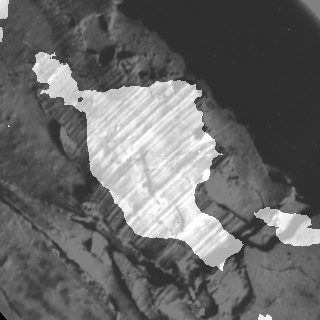
#> input picture material/doc/tutorials/gapi/anisotropic_segmentation/pics/result.jpg, 320 x 320 px
$ python anisotropic_image_segmentation.py --input ../../../../../doc/tutorials/gapi/anisotropic_segmentation/pics/result.jpg
#> lines starting #> are read from the running program, lines starting #| are printed output that depends on the picture; after the words box and inside, x2 and y2 are one past the last pixel; in counts of white or black regions, pixels touching at a corner belong together
#> further down, imgIn is the input picture: shape (320, 320); min 0, max 255, mean 105.4

import cv2 as cv
import numpy as np
import argparse

W = 52          # window size is WxW
C_Thr = 0.43    # threshold for coherency
LowThr = 35     # threshold1 for orientation, it ranges from 0 to 180
HighThr = 57    # threshold2 for orientation, it ranges from 0 to 180

## [calcGST]
## [calcJ_header]
## [calcGST_proto]
def calcGST(inputIMG, w):
## [calcGST_proto]
#> called with w = 52
    img = inputIMG.astype(np.float32)

    # GST components calculation (start)
    # J =  (J11 J12; J12 J22) - GST
    imgDiffX = cv.Sobel(img, cv.CV_32F, 1, 0, 3)
    imgDiffY = cv.Sobel(img, cv.CV_32F, 0, 1, 3)
    imgDiffXY = cv.multiply(imgDiffX, imgDiffY)
    ## [calcJ_header]

    imgDiffXX = cv.multiply(imgDiffX, imgDiffX)
    imgDiffYY = cv.multiply(imgDiffY, imgDiffY)

    J11 = cv.boxFilter(imgDiffXX, cv.CV_32F, (w,w))
    J22 = cv.boxFilter(imgDiffYY, cv.CV_32F, (w,w))
    J12 = cv.boxFilter(imgDiffXY, cv.CV_32F, (w,w))
    # GST components calculations (stop)

    # eigenvalue calculation (start)
    # lambda1 = J11 + J22 + sqrt((J11-J22)^2 + 4*J12^2)
    # lambda2 = J11 + J22 - sqrt((J11-J22)^2 + 4*J12^2)
    tmp1 = J11 + J22
    tmp2 = J11 - J22
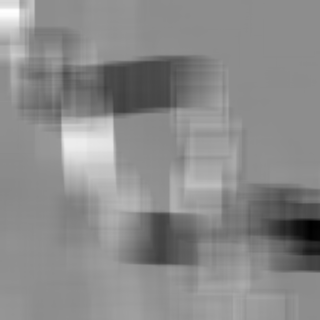
#> tmp2: shape (320, 320) float32; min -16246.1, max 13134.7, mean -270.2; drawn with min black and max white
    tmp2 = cv.multiply(tmp2, tmp2)
    tmp3 = cv.multiply(J12, J12)
    tmp4 = np.sqrt(tmp2 + 4.0 * tmp3)

    lambda1 = tmp1 + tmp4    # biggest eigenvalue
    lambda2 = tmp1 - tmp4    # smallest eigenvalue
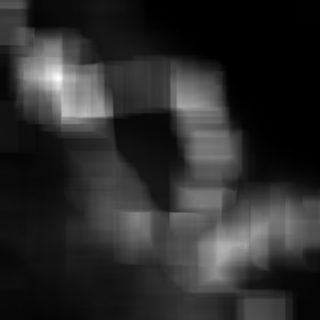
#> lambda2: shape (320, 320) float32; min 2.62, max 32061.3, mean 5567.5; drawn with min black and max white
    # eigenvalue calculation (stop)

    # Coherency calculation (start)
    # Coherency = (lambda1 - lambda2)/(lambda1 + lambda2)) - measure of anisotropism
    # Coherency is anisotropy degree (consistency of local orientation)
    imgCoherencyOut = cv.divide(lambda1 - lambda2, lambda1 + lambda2)
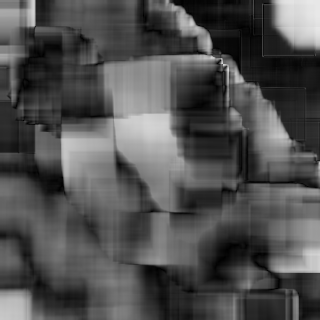
#> imgCoherencyOut: shape (320, 320) float32; min 0.000487, max 0.914, mean 0.316
    # Coherency calculation (stop)

    # orientation angle calculation (start)
    # tan(2*Alpha) = 2*J12/(J22 - J11)
    # Alpha = 0.5 atan2(2*J12/(J22 - J11))
    imgOrientationOut = cv.phase(J22 - J11, 2.0 * J12, angleInDegrees = True)
    imgOrientationOut = 0.5 * imgOrientationOut
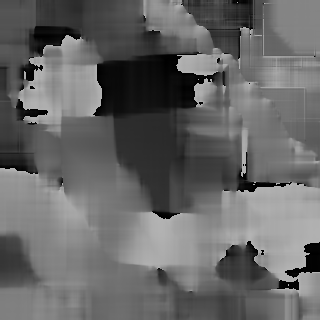
#> imgOrientationOut: shape (320, 320) float32; min 0.00473, max 180, mean 103
    # orientation angle calculation (stop)

    return imgCoherencyOut, imgOrientationOut
## [calcGST]

parser = argparse.ArgumentParser(description='Code for Anisotropic image segmentation tutorial.')
parser.add_argument('-i', '--input', help='Path to input image.', required=True)
args = parser.parse_args()

imgIn = cv.imread(args.input, cv.IMREAD_GRAYSCALE)
if imgIn is None:
    print('Could not open or find the image: {}'.format(args.input))
    exit(0)

## [main_extra]
## [main]
imgCoherency, imgOrientation = calcGST(imgIn, W)

## [thresholding]
_, imgCoherencyBin = cv.threshold(imgCoherency, C_Thr, 255, cv.THRESH_BINARY)
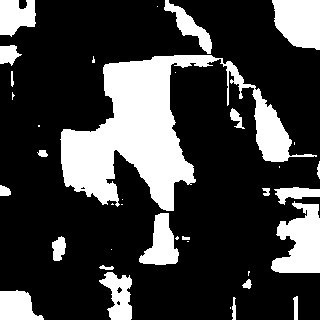
#> imgCoherencyBin: shape (320, 320) float32; 24.6% white; 37 white regions (15 under 20 px), largest, box (x1, y1, x2, y2) and area: (60, 55, 317, 211) 14222, (271, 201, 320, 273) 2313, (272, 0, 320, 50) 1960
_, imgOrientationBin = cv.threshold(imgOrientation, LowThr, HighThr, cv.THRESH_BINARY)
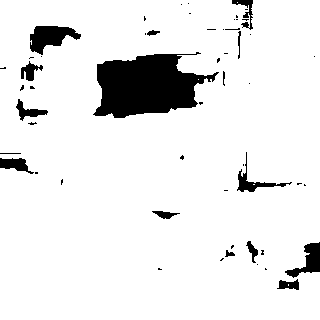
#> imgOrientationBin: shape (320, 320) float32; values 0 (black) and 57 (white), 91.5% white; 54 black regions (38 under 20 px), largest, box (x1, y1, x2, y2) and area: (93, 52, 219, 118) 5247, (30, 26, 81, 55) 827, (285, 242, 320, 278) 531
## [thresholding]

## [combining]
imgBin = cv.bitwise_and(imgCoherencyBin, imgOrientationBin)
#> imgBin: shape (320, 320) float32; values 0 (black) and 57 (white), 20.6% white; 41 white regions (17 under 20 px), largest, box (x1, y1, x2, y2) and area: (60, 110, 196, 211) 8183, (220, 58, 317, 162) 2118, (272, 0, 320, 50) 1960
## [combining]
## [main]

imgCoherency = cv.normalize(imgCoherency, None, alpha=0, beta=1, norm_type=cv.NORM_MINMAX, dtype=cv.CV_32F)
imgOrientation = cv.normalize(imgOrientation, None, alpha=0, beta=1, norm_type=cv.NORM_MINMAX, dtype=cv.CV_32F)

cv.imshow('result.jpg', np.uint8(0.5*(imgIn + imgBin)))
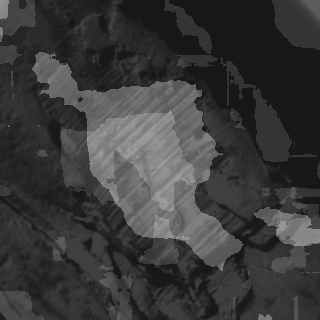
#> window 'result.jpg': shape (320, 320); min 21, max 156, mean 58.3
cv.imshow('Coherency.jpg', imgCoherency)
cv.imshow('Orientation.jpg', imgOrientation)
cv.waitKey(0)
## [main_extra]

$ run again, with code/image_1.jpg copied over material/doc/tutorials/gapi/anisotropic_segmentation/pics/result.jpg
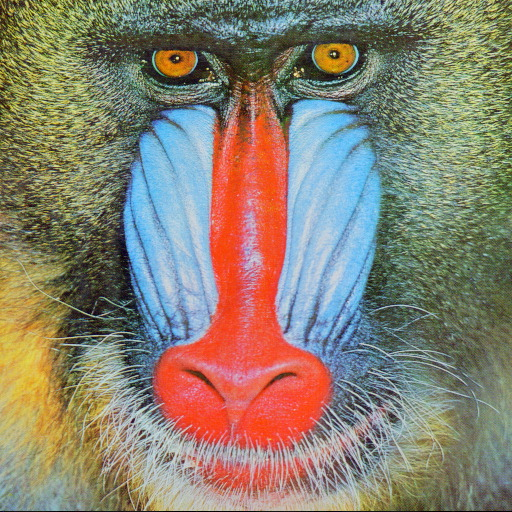
#> input picture code/image_1.jpg, 512 x 512 px
#> `_, imgCoherencyBin = cv.threshold(imgCoherency, C_Thr, 255, cv.THRESH_..`:
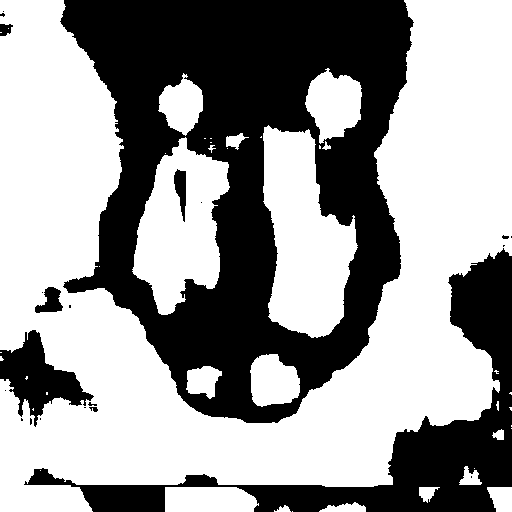
#> imgCoherencyBin: shape (512, 512) float32; 59.5% white; 22 black regions (14 under 20 px), largest, box (x1, y1, x2, y2) and area: (60, 0, 414, 423) 78947, (24, 248, 512, 512) 22306, (0, 330, 94, 427) 3779
#> imgOrientationBin: shape (512, 512) float32; values 0 (black) and 57 (white), 70.9% white; 31 black regions (19 under 20 px), largest, box (x1, y1, x2, y2) and area: (0, 48, 212, 415) 33706, (241, 0, 512, 363) 28298, (187, 247, 313, 414) 5154
#> imgBin: shape (512, 512) float32; values 0 (black) and 57 (white), 40.9% white; 47 white regions (26 under 20 px), largest, box (x1, y1, x2, y2) and area: (0, 50, 512, 487) 62876, (263, 125, 358, 338) 13087, (0, 0, 87, 254) 13033
#> `cv.imshow('result.jpg', np.uint8(0.5*(imgIn + imgBin)))`:
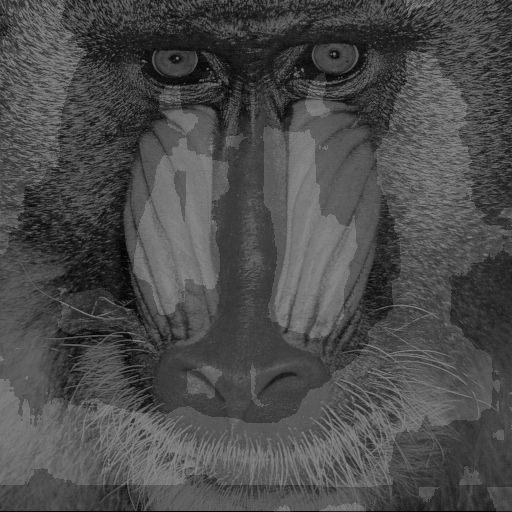
#> window 'result.jpg': shape (512, 512); min 0, max 142, mean 76.2
